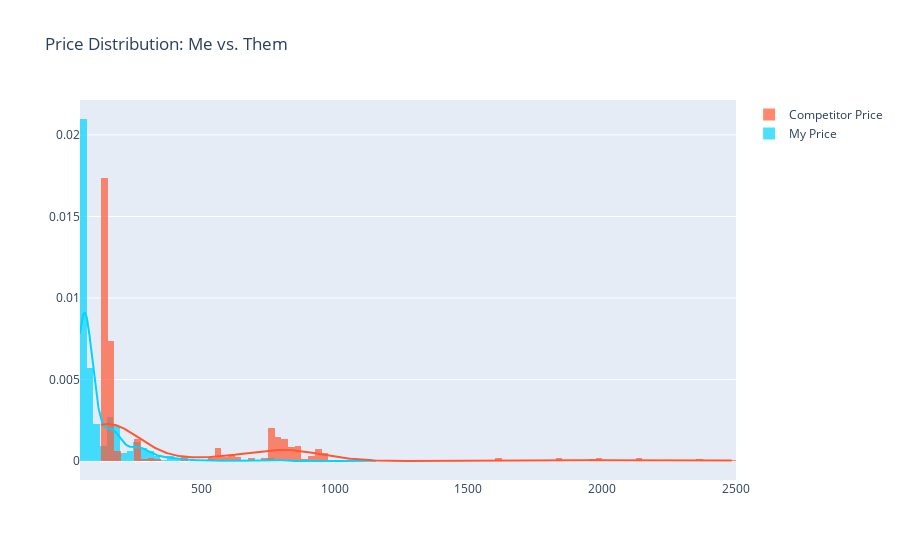

Notebook code for this chart:
### Code cell
import plotly.figure_factory as ff
import numpy as np

# 1. Prepare data (Drop nulls just in case)
v1 = df['OUR_PRICE'].dropna()
v2 = df['COMPETITOR_PRICE'].dropna()

# 2. Create Distribution Plot (Histogram + KDE Curve)
hist_data = [v1, v2]
group_labels = ['My Price', 'Competitor Price']

# Create the plot with custom colors
fig = ff.create_distplot(hist_data, group_labels, 
                         bin_size=25, 
                         show_hist=True, 
                         show_rug=False,
                         colors=['#00D4FF', '#FF5733']) # Blue vs Red

fig.update_layout(title_text='Price Distribution: Me vs. Them')
fig.show()

### Figure 1 — Plotly figure (JSON) as saved in the notebook; plotly's stock layout.template omitted (floating-point values rounded to 4 significant figures; data arrays with more than 128 entries replaced by an {"elided": "..."} marker saying what was removed)
{"data": [{"autobinx": false, "histnorm": "probability density", "legendgroup": "My Price", "marker": {"color": "#00D4FF"}, "name": "My Price", "opacity": 0.7, "type": "histogram", "x": {"elided": "940 float values"}, "xaxis": "x", "xbins": {"end": 1156.0, "size": 25, "start": 47.47}, "yaxis": "y"}, {"autobinx": false, "histnorm": "probability density", "legendgroup": "Competitor Price", "marker": {"color": "#FF5733"}, "name": "Competitor Price", "opacity": 0.7, "type": "histogram", "x": {"elided": "940 float values"}, "xaxis": "x", "xbins": {"end": 2490.0, "size": 25, "start": 125.8}, "yaxis": "y"}, {"legendgroup": "My Price", "marker": {"color": "#00D4FF"}, "mode": "lines", "name": "My Price", "showlegend": false, "type": "scatter", "x": {"elided": "500 float values"}, "xaxis": "x", "y": {"elided": "500 float values"}, "yaxis": "y"}, {"legendgroup": "Competitor Price", "marker": {"color": "#FF5733"}, "mode": "lines", "name": "Competitor Price", "showlegend": false, "type": "scatter", "x": {"elided": "500 float values"}, "xaxis": "x", "y": {"elided": "500 float values"}, "yaxis": "y"}], "layout": {"barmode": "overlay", "hovermode": "closest", "legend": {"traceorder": "reversed"}, "title": {"text": "Price Distribution: Me vs. Them"}, "xaxis": {"anchor": "y2", "domain": [0, 1], "zeroline": false}, "yaxis": {"anchor": "free", "domain": [0, 1], "position": 0}}}
